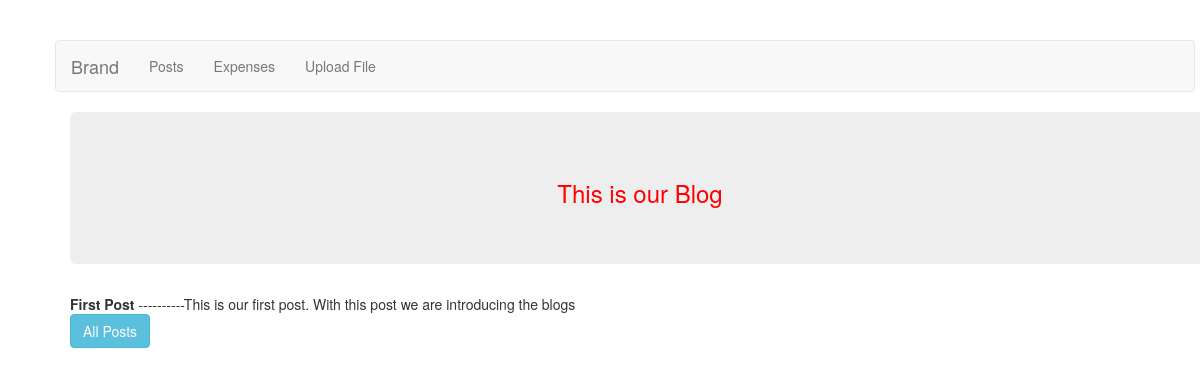
The app's page /blog/single_post/1/ with its own data.
### blog_post/models.py (models this page shows)
class Post(models.Model):
    title=models.CharField(max_length=100)
    description=models.TextField()
    def __str__(self):
        return self.title

### blog_post/views.py (the view)
# urls.py: url(r'^single_post/(?P<post_id>[0-9]+)/$', views.single_post,name='single_post'),
def single_post(request,post_id):
    post = Post.objects.get(id=post_id)
    print(post)
    context={
        'post':post
    }
    return render(request,'single_post.html',context)

### templates/single_post.html
{% extends 'base.html' %}
{% block content %}
    <b>{{ post.title }}</b>
----------{{ post.description }}
    <br>
    <a href="{% url 'post_lists' %}">
        <button class="btn btn-group btn-group-lg btn-info">All Posts</button>
    </a>
{% endblock %}

### static/css/style.css (style rules this page uses)
body { margin: 20px !important; padding:20px }

### records on screen
Post: title "First Post", description "This is our first post. With this post we are introducing the blogs"
